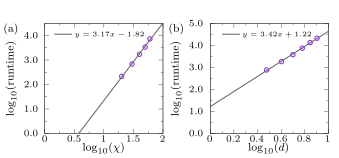

Generate this figure with gnuplot:
set term epslatex standalone size 8.6cm,4.0cm font ",8" header\
'\usepackage{scalerel}'

lw = 3

set linestyle 1 lw lw lc rgb "#8A2BE2" pt 6 dt 2
set linestyle 2 lw lw lc rgb "#666666"

set style arrow 1 noborder lw 2 size 1,20

# linear fit functions (for log10-transformed data)
fa(x) = Aa*x + Ba   # log10(runtime) vs log10(chi)
fb(x) = Ab*x + Bb   # log10(runtime) vs log10(d)
Aa = 2.3; Ba = -0.25
Ab = 2.7; Bb = 1.3

set out "fig.tex"
set multiplot

# common settings
set format x '\small{%g}'
set lmargin 0
set rmargin 0
set tmargin 0
set bmargin 0

w=0.35
h=0.70

xL=0.13
xR=0.62

y1=0.15

# (a) runtime vs chi
set size w,h
set origin xL,y1
set xlabel '$\log_{10}(\chi)$' offset 0,1.2
set ylabel '$\log_{10}(\mathrm{runtime})$' offset 1.5,0
set format y '\small{%.1f}'
set xrange [0:2.0]
set yrange [0:4.5]
set xtics 0,0.5,2.0 offset 0,0.5
set ytics 0,1,4
set mxtics 2
set mytics 2
set label '(a)' at graph -0.35,0.95
fit fa(x) "../data/fig2/panel00_chi_runtime.csv" u (log10($1)):(log10($2)) every ::1 via Aa,Ba
# fit result: log10(runtime) = 3.17*log10(chi) - 1.82
set arrow 2 from graph 0.08,0.90 to graph 0.23,0.90 nohead ls 2
set label 2 '{\scriptsize $y = 3.17x - 1.82$}' at graph 0.55,0.90
plot "../data/fig2/panel00_chi_runtime.csv" u (log10($1)):(log10($2)) every ::1 w p ls 1 notitle, \
     [0:2] fa(x) w l ls 2 notitle

# (b) runtime vs d
unset label
unset arrow

set size w,h
set origin xR,y1
set xlabel '$\log_{10}(d)$' offset 0,1.2
set ylabel '$\log_{10}(\mathrm{runtime})$' offset 1.5,0
set format y '\small{%.1f}'
set xrange [0:1.0]
set yrange [0:5.0]
set xtics 0,0.2,1.0 offset 0,0.5
set ytics 0,1,5
set mxtics 2
set mytics 2
set label '(b)' at graph -0.35,0.95
fit fb(x) "../data/fig2/panel01_d_runtime.csv" u (log10($1)):(log10($2)) via Ab,Bb
# fit result: log10(runtime) = 3.42*log10(d) + 1.22
set arrow 4 from graph 0.10,0.90 to graph 0.25,0.90 nohead ls 2
set label 4 '{\scriptsize $y = 3.42x + 1.22$}' at graph 0.57,0.90
plot "../data/fig2/panel01_d_runtime.csv" u (log10($1)):(log10($2)) w p ls 1 notitle, \
     [0:1] fb(x) w l ls 2 notitle

unset multiplot
set out
